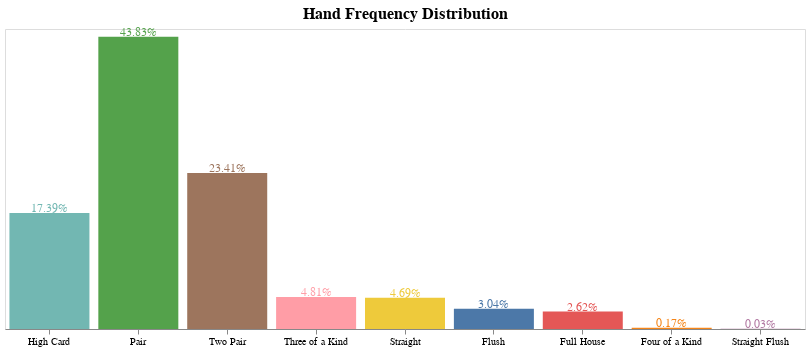

The notebook cell this image was saved under:
### Markdown cell above
**Hand Frequency Visualization**: The `hand_dist` dataset can be visualized with a bar graph, whose y-axis represents hand frequency and x-axis unique hands.

### Code cell
import altair as alt

bars = alt.Chart(hand_dist).mark_bar().encode(
    x=alt.X('class_name:N',
            sort=alt.EncodingSortField(
                field='class_int',
                order='descending'
            ),
            axis=alt.Axis(labelAngle=0),  # rotate x-axis labels
            title=None
           ),
    y=alt.Y('freq:Q', axis=None),       # remove y-axis
    color=alt.Color('class_name:N', legend=None),  # remove legend
    tooltip=[
        alt.Tooltip('likelihood:Q', format=".1%", title='Likelihood')
    ]
)

# Add labels above bars
text = bars.mark_text(
    dy=-5,
    fontSize=12,
    color='black'
).encode(
    text=alt.Text('freq:Q', format=".2%")
)

# Combine bars and text, add title
chart = (bars + text).properties(
    width=800,
    height=300,
    title=alt.TitleParams(
        "Hand Frequency Distribution",
        fontSize=16,
        anchor='middle',   # center title
        color='black'
    )
)

chart

### Figure 1 — Vega-Lite specification as saved in the notebook (floating-point values rounded to 4 significant figures)
{"config": {"view": {"continuousWidth": 300, "continuousHeight": 300}}, "layer": [{"mark": {"type": "bar"}, "encoding": {"color": {"field": "class_name", "legend": null, "type": "nominal"}, "tooltip": [{"field": "likelihood", "format": ".1%", "title": "Likelihood", "type": "quantitative"}], "x": {"axis": {"labelAngle": 0}, "field": "class_name", "sort": {"field": "class_int", "order": "descending"}, "title": null, "type": "nominal"}, "y": {"axis": null, "field": "freq", "type": "quantitative"}}}, {"mark": {"type": "text", "color": "black", "dy": -5, "fontSize": 12}, "encoding": {"color": {"field": "class_name", "legend": null, "type": "nominal"}, "text": {"field": "freq", "format": ".2%", "type": "quantitative"}, "tooltip": [{"field": "likelihood", "format": ".1%", "title": "Likelihood", "type": "quantitative"}], "x": {"axis": {"labelAngle": 0}, "field": "class_name", "sort": {"field": "class_int", "order": "descending"}, "title": null, "type": "nominal"}, "y": {"axis": null, "field": "freq", "type": "quantitative"}}}], "data": {"name": "data-d9c62b137538f61d10647269f6b7943f"}, "height": 300, "title": {"text": "Hand Frequency Distribution", "anchor": "middle", "color": "black", "fontSize": 16}, "width": 800, "$schema": "https://vega.github.io/schema/vega-lite/v5.20.1.json", "datasets": {"data-d9c62b137538f61d10647269f6b7943f": [{"freq": 0.0003022, "class_name": "Straight Flush", "class_int": 1, "likelihood": 0.000311, "error_abs": 8.778e-06, "error_sqr": 7.705e-11}, {"freq": 0.001716, "class_name": "Four of a Kind", "class_int": 2, "likelihood": 0.00168, "error_abs": 3.556e-05, "error_sqr": 1.264e-09}, {"freq": 0.02625, "class_name": "Full House", "class_int": 3, "likelihood": 0.026, "error_abs": 0.0002478, "error_sqr": 6.139e-08}, {"freq": 0.03038, "class_name": "Flush", "class_int": 4, "likelihood": 0.0303, "error_abs": 8.333e-05, "error_sqr": 6.944e-09}, {"freq": 0.04692, "class_name": "Straight", "class_int": 5, "likelihood": 0.0462, "error_abs": 0.0007156, "error_sqr": 5.12e-07}, {"freq": 0.04813, "class_name": "Three of a Kind", "class_int": 6, "likelihood": 0.0483, "error_abs": 0.0001689, "error_sqr": 2.852e-08}, {"freq": 0.2341, "class_name": "Two Pair", "class_int": 7, "likelihood": 0.235, "error_abs": 0.00093, "error_sqr": 8.649e-07}, {"freq": 0.4383, "class_name": "Pair", "class_int": 8, "likelihood": 0.438, "error_abs": 0.0002989, "error_sqr": 8.933e-08}, {"freq": 0.1739, "class_name": "High Card", "class_int": 9, "likelihood": 0.174, "error_abs": 6.444e-05, "error_sqr": 4.153e-09}]}}
